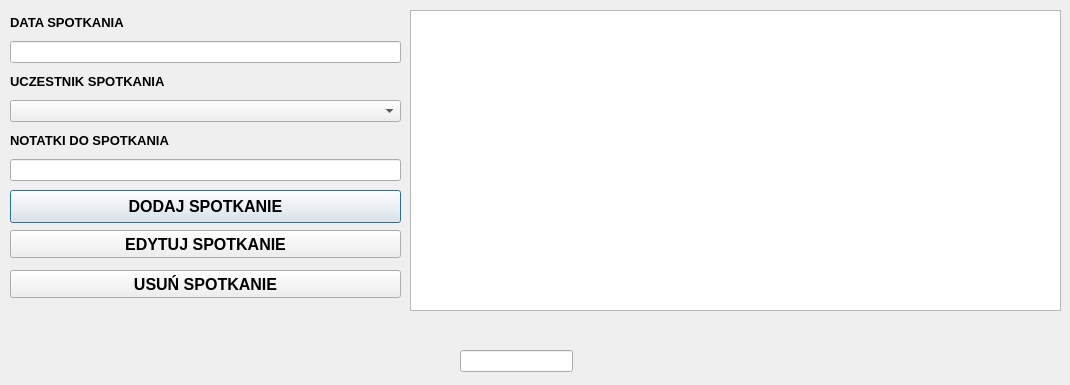
<?xml version="1.0" encoding="UTF-8"?>
<ui version="4.0">
 <class>Timetable</class>
 <widget class="QDialog" name="Timetable">
  <property name="geometry">
   <rect>
    <x>0</x>
    <y>0</y>
    <width>1070</width>
    <height>385</height>
   </rect>
  </property>
  <property name="windowTitle">
   <string>Dialog</string>
  </property>
  <widget class="QTableView" name="tableView_timetable">
   <property name="geometry">
    <rect>
     <x>410</x>
     <y>10</y>
     <width>651</width>
     <height>301</height>
    </rect>
   </property>
  </widget>
  <widget class="QWidget" name="layoutWidget">
   <property name="geometry">
    <rect>
     <x>10</x>
     <y>10</y>
     <width>391</width>
     <height>171</height>
    </rect>
   </property>
   <layout class="QVBoxLayout" name="verticalLayout">
    <property name="sizeConstraint">
     <enum>QLayout::SetNoConstraint</enum>
    </property>
    <item>
     <widget class="QLabel" name="label_date2">
      <property name="font">
       <font>
        <pointsize>10</pointsize>
        <weight>75</weight>
        <bold>true</bold>
       </font>
      </property>
      <property name="text">
       <string>DATA SPOTKANIA</string>
      </property>
     </widget>
    </item>
    <item>
     <widget class="QLineEdit" name="lineEdit_date2"/>
    </item>
    <item>
     <widget class="QLabel" name="label">
      <property name="font">
       <font>
        <pointsize>10</pointsize>
        <weight>75</weight>
        <bold>true</bold>
       </font>
      </property>
      <property name="text">
       <string>UCZESTNIK SPOTKANIA</string>
      </property>
     </widget>
    </item>
    <item>
     <widget class="QComboBox" name="comboBox2"/>
    </item>
    <item>
     <widget class="QLabel" name="label_notes_meet2">
      <property name="font">
       <font>
        <pointsize>10</pointsize>
        <weight>75</weight>
        <bold>true</bold>
       </font>
      </property>
      <property name="text">
       <string>NOTATKI DO SPOTKANIA</string>
      </property>
     </widget>
    </item>
    <item>
     <widget class="QLineEdit" name="lineEdit_notes2"/>
    </item>
   </layout>
  </widget>
  <widget class="QPushButton" name="pb_add_meet2">
   <property name="geometry">
    <rect>
     <x>10</x>
     <y>190</y>
     <width>391</width>
     <height>33</height>
    </rect>
   </property>
   <property name="font">
    <font>
     <pointsize>12</pointsize>
     <weight>75</weight>
     <bold>true</bold>
    </font>
   </property>
   <property name="text">
    <string>DODAJ SPOTKANIE</string>
   </property>
  </widget>
  <widget class="QPushButton" name="pb_update_meet">
   <property name="geometry">
    <rect>
     <x>10</x>
     <y>230</y>
     <width>391</width>
     <height>28</height>
    </rect>
   </property>
   <property name="font">
    <font>
     <pointsize>12</pointsize>
     <weight>75</weight>
     <bold>true</bold>
    </font>
   </property>
   <property name="text">
    <string>EDYTUJ SPOTKANIE</string>
   </property>
  </widget>
  <widget class="QLineEdit" name="lineEdit2_id_timetable">
   <property name="geometry">
    <rect>
     <x>460</x>
     <y>350</y>
     <width>113</width>
     <height>22</height>
    </rect>
   </property>
  </widget>
  <widget class="QPushButton" name="pb_delete_meet">
   <property name="geometry">
    <rect>
     <x>10</x>
     <y>270</y>
     <width>391</width>
     <height>28</height>
    </rect>
   </property>
   <property name="font">
    <font>
     <pointsize>12</pointsize>
     <weight>75</weight>
     <bold>true</bold>
    </font>
   </property>
   <property name="text">
    <string>USUŃ SPOTKANIE</string>
   </property>
  </widget>
 </widget>
 <resources/>
 <connections/>
</ui>
